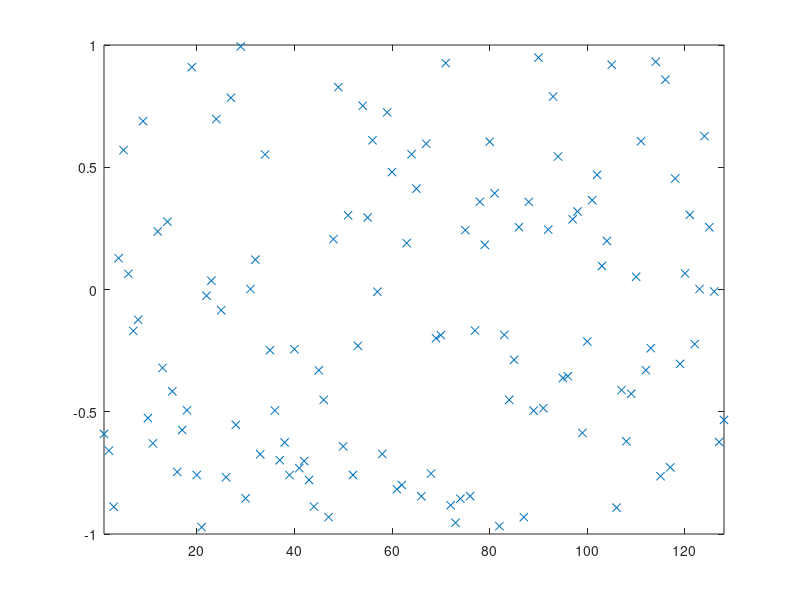

MATLAB code for this plot: (Note: this script raises an error after producing the figure.)
% script <a href="matlab:NR_OddEvenNR_MergeSortTest">NR_OddEvenNR_MergeSortTest</a>
% Test <a href="matlab:help NR_OddEvenNR_MergeSort">NR_OddEvenNR_MergeSort</a> on a random set of data.
% Numerical Renaissance codebase, Chapter 7, https://github.com/tbewley/NR
% Copyright 2022 by Thomas Bewley, distributed under BSD 3-Clause License. 

n=2^7; D=2*rand(n,1)-1; close all, plot(D(:,1),'x'), axis([1 n -1 1]), pause(0.5)
[D,index]=NR_OddEvenNR_MergeSort(D,1,n); plot(D(:,1),'x'), axis([1 n -1 1])

% end script NR_OddEvenNR_MergeSortTest
